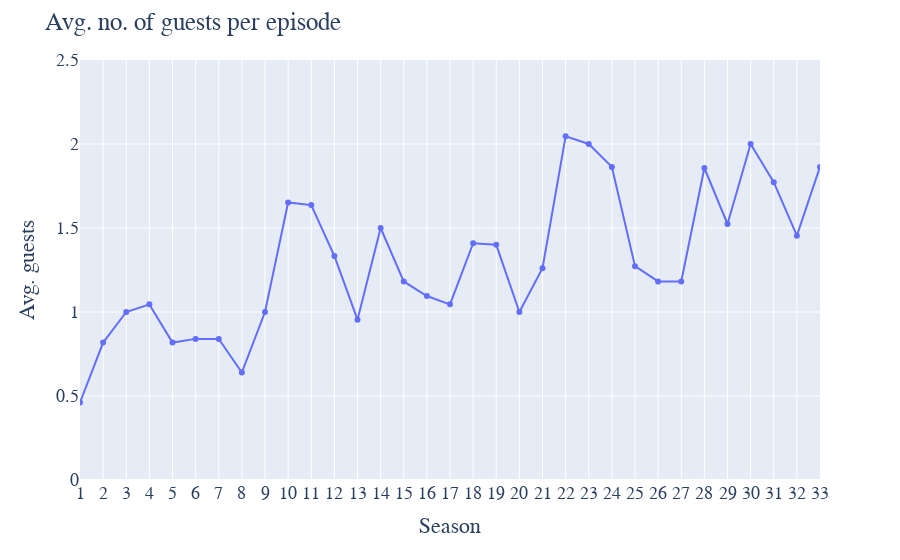

This figure's notebook cell:
### Code cell
fig = px.line(simpsons_season, x='season', y='guest', markers=True)

fig.update_layout(
    font_family="Arial",
    font_size=18,
    title="Avg. no. of guests per episode",
    xaxis_title="Season",
    yaxis_title="Avg. guests"
)
fig.update_xaxes(range=[1, 33], tick0=1, dtick=1)
fig.update_yaxes(range=[0, 2.5])

fig.show()

### Figure 1 — Plotly figure (JSON) as saved in the notebook; plotly's stock layout.template omitted (floating-point values rounded to 4 significant figures)
{"data": [{"hovertemplate": "season=%{x}<br>guest=%{y}<extra></extra>", "legendgroup": "", "line": {"color": "#636efa", "dash": "solid"}, "marker": {"symbol": "circle"}, "mode": "markers+lines", "name": "", "orientation": "v", "showlegend": false, "type": "scatter", "x": [1, 2, 3, 4, 5, 6, 7, 8, 9, 10, 11, 12, 13, 14, 15, 16, 17, 18, 19, 20, 21, 22, 23, 24, 25, 26, 27, 28, 29, 30, 31, 32, 33], "xaxis": "x", "y": [0.4615, 0.8182, 1, 1.045, 0.8182, 0.84, 0.84, 0.64, 1, 1.652, 1.636, 1.333, 0.9545, 1.5, 1.182, 1.095, 1.045, 1.409, 1.4, 1, 1.261, 2.045, 2, 1.864, 1.273, 1.182, 1.182, 1.857, 1.524, 2, 1.773, 1.455, 1.864], "yaxis": "y"}], "layout": {"autosize": true, "font": {"family": "Arial", "size": 18}, "legend": {"tracegroupgap": 0}, "margin": {"t": 60}, "title": {"text": "Avg. no. of guests per episode"}, "xaxis": {"anchor": "y", "domain": [0, 1], "dtick": 1, "range": [1, 33], "tick0": 1, "title": {"text": "Season"}, "type": "linear"}, "yaxis": {"anchor": "x", "domain": [0, 1], "range": [0, 2.5], "title": {"text": "Avg. guests"}, "type": "linear"}}}
